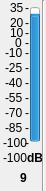
     <widget class="QWidget" name="widget_9" native="true">
      <property name="geometry">
       <rect>
        <x>320</x>
        <y>40</y>
        <width>46</width>
        <height>191</height>
       </rect>
      </property>
      <widget class="QProgressBar" name="progressBar_51">
       <property name="geometry">
        <rect>
         <x>30</x>
         <y>7</y>
         <width>10</width>
         <height>135</height>
        </rect>
       </property>
       <property name="contextMenuPolicy">
        <enum>Qt::DefaultContextMenu</enum>
       </property>
       <property name="toolTip">
        <string>Local Input 1 Meter</string>
       </property>
       <property name="statusTip">
        <string/>
       </property>
       <property name="whatsThis">
        <string/>
       </property>
       <property name="autoFillBackground">
        <bool>false</bool>
       </property>
       <property name="minimum">
        <number>-100</number>
       </property>
       <property name="maximum">
        <number>35</number>
       </property>
       <property name="value">
        <number>24</number>
       </property>
       <property name="textVisible">
        <bool>true</bool>
       </property>
       <property name="orientation">
        <enum>Qt::Vertical</enum>
       </property>
       <property name="invertedAppearance">
        <bool>false</bool>
       </property>
       <property name="format">
        <string>%p%</string>
       </property>
      </widget>
      <widget class="QLabel" name="m0_51">
       <property name="geometry">
        <rect>
         <x>25</x>
         <y>0</y>
         <width>16</width>
         <height>16</height>
        </rect>
       </property>
       <property name="text">
        <string>-</string>
       </property>
      </widget>
      <widget class="QLabel" name="t35_51">
       <property name="geometry">
        <rect>
         <x>10</x>
         <y>0</y>
         <width>16</width>
         <height>16</height>
        </rect>
       </property>
       <property name="text">
        <string>35</string>
       </property>
      </widget>
      <widget class="QLabel" name="tn100_51">
       <property name="geometry">
        <rect>
         <x>3</x>
         <y>135</y>
         <width>31</width>
         <height>16</height>
        </rect>
       </property>
       <property name="text">
        <string>-100</string>
       </property>
      </widget>
      <widget class="QLabel" name="m15_51">
       <property name="geometry">
        <rect>
         <x>25</x>
         <y>15</y>
         <width>16</width>
         <height>16</height>
        </rect>
       </property>
       <property name="text">
        <string>-</string>
       </property>
      </widget>
      <widget class="QLabel" name="m25_51">
       <property name="geometry">
        <rect>
         <x>25</x>
         <y>25</y>
         <width>16</width>
         <height>16</height>
        </rect>
       </property>
       <property name="text">
        <string>-</string>
       </property>
      </widget>
      <widget class="QLabel" name="m90_51">
       <property name="geometry">
        <rect>
         <x>25</x>
         <y>90</y>
         <width>16</width>
         <height>16</height>
        </rect>
       </property>
       <property name="text">
        <string>-</string>
       </property>
      </widget>
      <widget class="QLabel" name="m105_51">
       <property name="geometry">
        <rect>
         <x>25</x>
         <y>105</y>
         <width>16</width>
         <height>16</height>
        </rect>
       </property>
       <property name="text">
        <string>-</string>
       </property>
      </widget>
      <widget class="QLabel" name="m120_51">
       <property name="geometry">
        <rect>
         <x>25</x>
         <y>120</y>
         <width>16</width>
         <height>16</height>
        </rect>
       </property>
       <property name="text">
        <string>-</string>
       </property>
      </widget>
      <widget class="QLabel" name="m135_51">
       <property name="geometry">
        <rect>
         <x>25</x>
         <y>135</y>
         <width>16</width>
         <height>16</height>
        </rect>
       </property>
       <property name="text">
        <string>-</string>
       </property>
      </widget>
      <widget class="QLabel" name="m45_51">
       <property name="geometry">
        <rect>
         <x>25</x>
         <y>45</y>
         <width>16</width>
         <height>16</height>
        </rect>
       </property>
       <property name="text">
        <string>-</string>
       </property>
      </widget>
      <widget class="QLabel" name="m60_51">
       <property name="geometry">
        <rect>
         <x>25</x>
         <y>60</y>
         <width>16</width>
         <height>16</height>
        </rect>
       </property>
       <property name="text">
        <string>-</string>
       </property>
      </widget>
      <widget class="QLabel" name="m75_51">
       <property name="geometry">
        <rect>
         <x>25</x>
         <y>75</y>
         <width>16</width>
         <height>16</height>
        </rect>
       </property>
       <property name="text">
        <string>-</string>
       </property>
      </widget>
      <widget class="QLabel" name="t20_51">
       <property name="geometry">
        <rect>
         <x>10</x>
         <y>15</y>
         <width>16</width>
         <height>16</height>
        </rect>
       </property>
       <property name="text">
        <string>20</string>
       </property>
      </widget>
      <widget class="QLabel" name="t5_51">
       <property name="geometry">
        <rect>
         <x>10</x>
         <y>25</y>
         <width>16</width>
         <height>16</height>
        </rect>
       </property>
       <property name="text">
        <string>10</string>
       </property>
      </widget>
      <widget class="QLabel" name="tn10_51">
       <property name="geometry">
        <rect>
         <x>5</x>
         <y>45</y>
         <width>21</width>
         <height>16</height>
        </rect>
       </property>
       <property name="text">
        <string>-10</string>
       </property>
      </widget>
      <widget class="QLabel" name="tn25_51">
       <property name="geometry">
        <rect>
         <x>5</x>
         <y>60</y>
         <width>21</width>
         <height>16</height>
        </rect>
       </property>
       <property name="text">
        <string>-25</string>
       </property>
      </widget>
      <widget class="QLabel" name="tn40_51">
       <property name="geometry">
        <rect>
         <x>5</x>
         <y>75</y>
         <width>21</width>
         <height>16</height>
        </rect>
       </property>
       <property name="text">
        <string>-40</string>
       </property>
      </widget>
      <widget class="QLabel" name="tn55_51">
       <property name="geometry">
        <rect>
         <x>5</x>
         <y>90</y>
         <width>21</width>
         <height>16</height>
        </rect>
       </property>
       <property name="text">
        <string>-55</string>
       </property>
      </widget>
      <widget class="QLabel" name="tn70_51">
       <property name="geometry">
        <rect>
         <x>5</x>
         <y>105</y>
         <width>21</width>
         <height>16</height>
        </rect>
       </property>
       <property name="text">
        <string>-70</string>
       </property>
      </widget>
      <widget class="QLabel" name="tn85_51">
       <property name="geometry">
        <rect>
         <x>5</x>
         <y>120</y>
         <width>21</width>
         <height>16</height>
        </rect>
       </property>
       <property name="text">
        <string>-85</string>
       </property>
      </widget>
      <widget class="QLabel" name="m35_51">
       <property name="geometry">
        <rect>
         <x>25</x>
         <y>35</y>
         <width>16</width>
         <height>16</height>
        </rect>
       </property>
       <property name="text">
        <string>-</string>
       </property>
      </widget>
      <widget class="QLabel" name="t0_51">
       <property name="geometry">
        <rect>
         <x>15</x>
         <y>35</y>
         <width>16</width>
         <height>16</height>
        </rect>
       </property>
       <property name="text">
        <string>0</string>
       </property>
      </widget>
      <widget class="QLabel" name="value_51">
       <property name="geometry">
        <rect>
         <x>3</x>
         <y>150</y>
         <width>31</width>
         <height>16</height>
        </rect>
       </property>
       <property name="autoFillBackground">
        <bool>false</bool>
       </property>
       <property name="frameShadow">
        <enum>QFrame::Plain</enum>
       </property>
       <property name="text">
        <string>-100</string>
       </property>
      </widget>
      <widget class="QLabel" name="dB_51">
       <property name="geometry">
        <rect>
         <x>27</x>
         <y>150</y>
         <width>16</width>
         <height>16</height>
        </rect>
       </property>
       <property name="font">
        <font>
         <weight>75</weight>
         <bold>true</bold>
        </font>
       </property>
       <property name="text">
        <string>dB</string>
       </property>
      </widget>
      <widget class="QLabel" name="number_51">
       <property name="geometry">
        <rect>
         <x>20</x>
         <y>170</y>
         <width>16</width>
         <height>16</height>
        </rect>
       </property>
       <property name="font">
        <font>
         <weight>75</weight>
         <bold>true</bold>
        </font>
       </property>
       <property name="text">
        <string>9</string>
       </property>
      </widget>
      <widget class="Line" name="line_51">
       <property name="geometry">
        <rect>
         <x>35</x>
         <y>0</y>
         <width>16</width>
         <height>191</height>
        </rect>
       </property>
       <property name="orientation">
        <enum>Qt::Vertical</enum>
       </property>
      </widget>
     </widget>
